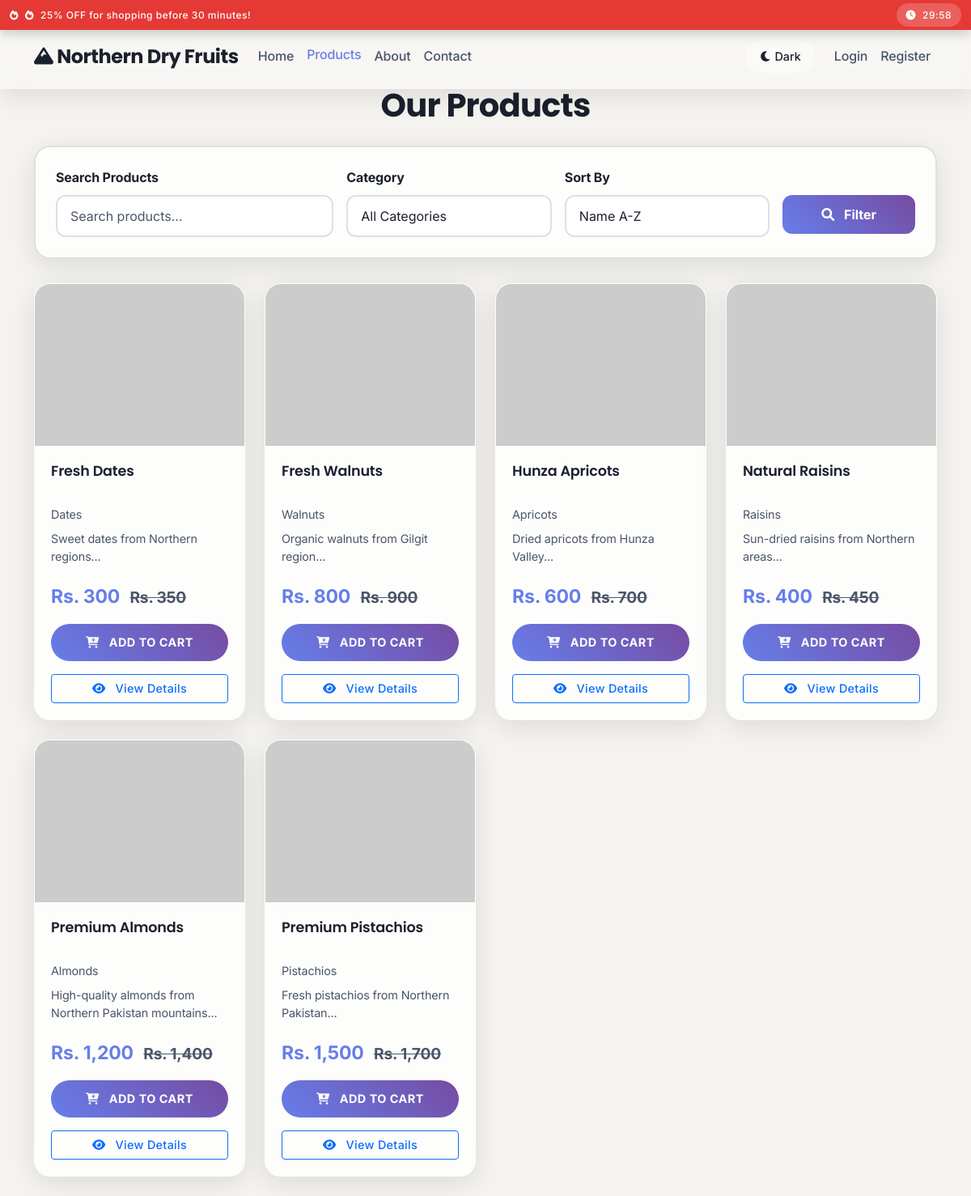
The page /products_new.php on the database its author committed.
### tables this page shows
CREATE TABLE products (
    id INT PRIMARY KEY AUTO_INCREMENT,
    name VARCHAR(200) NOT NULL,
    description TEXT,
    price DECIMAL(10,2) NOT NULL,
    original_price DECIMAL(10,2),
    stock_quantity INT DEFAULT 0,
    image_url VARCHAR(255),
    category_id INT,
    is_featured BOOLEAN DEFAULT FALSE,
    is_active BOOLEAN DEFAULT TRUE,
    created_at TIMESTAMP DEFAULT CURRENT_TIMESTAMP,
    updated_at TIMESTAMP DEFAULT CURRENT_TIMESTAMP ON UPDATE CURRENT_TIMESTAMP,
    FOREIGN KEY (category_id) REFERENCES categories(id)
);

CREATE TABLE categories (
    id INT PRIMARY KEY AUTO_INCREMENT,
    name VARCHAR(100) NOT NULL,
    description TEXT,
    created_at TIMESTAMP DEFAULT CURRENT_TIMESTAMP
);

### products_new.php (the view, shortened to what this page needs)
<?php
$pdo = getDBConnection();
$search = isset($_GET['search']) ? trim($_GET['search']) : '';
$sort = isset($_GET['sort']) ? $_GET['sort'] : 'name';
$page = isset($_GET['page']) ? (int)$_GET['page'] : 1;
$per_page = 12;
$offset = ($page - 1) * $per_page;
$where_conditions = ["p.is_active = 1"];
$params = [];
$where_clause = implode(" AND ", $where_conditions);
switch ($sort) {
    case 'name':
        $order_clause = 'ORDER BY p.name ASC';
        break;
}
$product_query = "SELECT p.*, c.name AS category_name
                  FROM products p
                  LEFT JOIN categories c ON p.category_id = c.id
                  WHERE $where_clause
                  $order_clause
                  LIMIT :limit OFFSET :offset";
$params[':limit'] = $per_page;
$params[':offset'] = $offset;
$stmt = $pdo->prepare($product_query);
foreach ($params as $key => $value) {
    if ($key === ':limit' || $key === ':offset') {
        $stmt->bindValue($key, (int)$value, PDO::PARAM_INT);
    } else {
        $stmt->bindValue($key, $value);
    }
}
$stmt->execute();
$products = $stmt->fetchAll(PDO::FETCH_ASSOC);
$cart_count = 0;
?>
<!DOCTYPE html>
<html lang="en" data-theme="light">
<head>
    <link href="https://cdn.jsdelivr.net/npm/bootstrap@5.1.3/dist/css/bootstrap.min.css" rel="stylesheet">
    <link href="https://cdnjs.cloudflare.com/ajax/libs/font-awesome/6.0.0/css/all.min.css" rel="stylesheet">
</head>
<body>
    <nav class="navbar navbar-expand-lg navbar-light glass-effect">
        <div class="container">
            <a class="navbar-brand" href="index.php">
                <i class="fas fa-mountain"></i> Northern Dry Fruits
            </a>
            <div class="collapse navbar-collapse" id="navbarNav">
                <ul class="navbar-nav me-auto">
                    <li class="nav-item">
                        <a class="nav-link" href="index.php">Home</a>
                    </li>
                    <li class="nav-item">
                        <a class="nav-link active" href="products_new.php">Products</a>
                    </li>
                    <li class="nav-item">
                        <a class="nav-link" href="about.php">About</a>
                    </li>
                    <li class="nav-item">
                        <a class="nav-link" href="contact.php">Contact</a>
                    </li>
                </ul>
                <ul class="navbar-nav align-items-center">
                    <li class="nav-item me-3">
                        <button class="btn theme-toggle" onclick="toggleTheme()">
                            <i class="fas fa-moon" id="theme-icon"></i>
                            <span id="theme-text">Dark</span>
                        </button>
                    </li>
                    <?php if (isset($_SESSION['user_id'])): ?>
                        <li class="nav-item">
                            <a class="nav-link" href="cart.php">
                                <i class="fas fa-shopping-cart"></i>
                                <span class="cart-badge"><?php echo $cart_count; ?></span>
                            </a>
                        </li>
                        <li class="nav-item dropdown">
                            <a class="nav-link dropdown-toggle" href="#" id="navbarDropdown" role="button">
                                <i class="fas fa-user"></i> <?php echo $_SESSION['username']; ?>
                            </a>
                            <ul class="dropdown-menu glass-effect">
                                <?php if ($_SESSION['role'] == 'admin'): ?>
                                    <li><a class="dropdown-item" href="admin/dashboard.php">Admin Panel</a></li>
                                <?php endif; ?>
                                <li><a class="dropdown-item" href="profile.php">Profile</a></li>
                                <li><a class="dropdown-item" href="logout.php">Logout</a></li>
                            </ul>
                        </li>
                    <?php else: ?>
                        <li class="nav-item">
                            <a class="nav-link" href="login.php">Login</a>
                        </li>
                        <li class="nav-item">
                            <a class="nav-link" href="register.php">Register</a>
                        </li>
                    <?php endif; ?>
                </ul>
            </div>
        </div>
    </nav>
    <div class="promo-banner" id="promoBanner">
        <div class="promo-content">
            <div class="promo-text">
                <i class="fas fa-fire me-2"></i>
                <span id="promoMessage">25% OFF for shopping before 30 minutes!</span>
            </div>
            <div class="promo-timer">
                <i class="fas fa-clock me-2"></i>
                <span id="timerDisplay">30:00</span>
            </div>
        </div>
    </div>
    <div class="container mt-4">
        <h1 class="text-center mb-4 fw-bold">Our Products</h1>
        <div class="filter-section">
            <form method="GET" class="row g-3">
                <div class="col-md-4">
                    <label for="search" class="form-label fw-bold">Search Products</label>
                    <input type="text" class="form-control" id="search" name="search"
                           value="<?php echo htmlspecialchars($search); ?>" placeholder="Search products...">
                </div>
                <div class="col-md-3">
                    <label for="category" class="form-label fw-bold">Category</label>
                    <select class="form-select" id="category" name="category">
                        <option value="0">All Categories</option>
                    </select>
                </div>
                <div class="col-md-3">
                    <label for="sort" class="form-label fw-bold">Sort By</label>
                    <select class="form-select" id="sort" name="sort">
                        <option value="name" <?php echo $sort == 'name' ? 'selected' : ''; ?>>Name A-Z</option>
                    </select>
                </div>
                <div class="col-md-2">
                    <label class="form-label">&nbsp;</label>
                    <div class="d-grid">
                        <button type="submit" class="btn btn-primary fw-bold">
                            <i class="fas fa-search me-2"></i> Filter
                        </button>
                    </div>
                </div>
            </form>
        </div>
        <?php if (empty($products)): ?>
            <div class="text-center py-5">
                <i class="fas fa-search fa-3x text-muted mb-3"></i>
                <h4>No products found</h4>
                <p class="text-muted">Try adjusting your search criteria or browse all products.</p>
                <a href="products_new.php" class="btn btn-primary">View All Products</a>
            </div>
        <?php else: ?>
            <div class="row">
                <?php foreach ($products as $product): ?>
                <div class="col-md-4 col-lg-3 mb-4">
                    <div class="card product-card">
                        <img src="<?php echo $product['image_url'] ? 'images/products/' . htmlspecialchars($product['image_url']) : 'https://via.placeholder.com/300x200?text=Dry+Fruits'; ?>"
                             class="card-img-top product-image" alt="<?php echo htmlspecialchars($product['name']); ?>" loading="lazy">
                        <div class="card-body">
                            <h5 class="card-title product-title"><?php echo htmlspecialchars($product['name']); ?></h5>
                            <p class="product-category"><?php echo htmlspecialchars($product['category_name']); ?></p>
                            <p class="product-description"><?php echo htmlspecialchars(substr($product['description'], 0, 80)) . '...'; ?></p>
                            <div class="product-price">
                                <span class="price">Rs. <?php echo number_format($product['price']); ?></span>
                                <?php if ($product['original_price'] && $product['original_price'] > $product['price']): ?>
                                    <span class="original-price ms-2">Rs. <?php echo number_format($product['original_price']); ?></span>
                                <?php endif; ?>
                            </div>
                            <div class="d-grid gap-2">
                                <button class="btn btn-cart text-white fw-bold"
                                        onclick="addToCart(<?php echo $product['id']; ?>)">
                                    <i class="fas fa-cart-plus me-2"></i> Add to Cart
                                </button>
                                <a href="product_details.php?id=<?php echo $product['id']; ?>"
                                   class="btn btn-outline-primary">
                                    <i class="fas fa-eye me-2"></i> View Details
                                </a>
                            </div>
                        </div>
                    </div>
                </div>
                <?php endforeach; ?>
            </div>
        <?php endif; ?>
    </div>
</body>
</html>

### rows shown on the page
products: name "Fresh Dates", category.name "Dates", description "Sweet dates from Northern regions", price "300", original_price "350"
products: name "Fresh Walnuts", category.name "Walnuts", description "Organic walnuts from Gilgit region", price "800", original_price "900"
products: name "Hunza Apricots", category.name "Apricots", description "Dried apricots from Hunza Valley", price "600", original_price "700"
products: name "Natural Raisins", category.name "Raisins", description "Sun-dried raisins from Northern areas", price "400", original_price "450"
products: name "Premium Almonds", category.name "Almonds", description "High-quality almonds from Northern Pakistan mountains", price "1,200", original_price "1,400"
products: name "Premium Pistachios", category.name "Pistachios", description "Fresh pistachios from Northern Pakistan", price "1,500", original_price "1,700"
